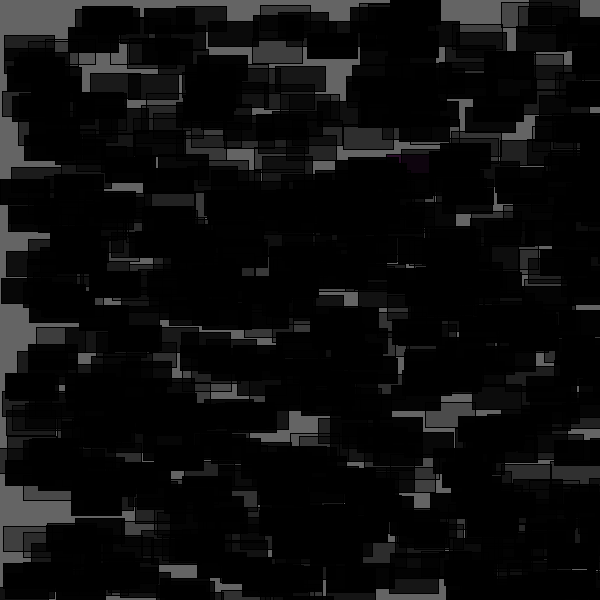
Frame 1 (no input)
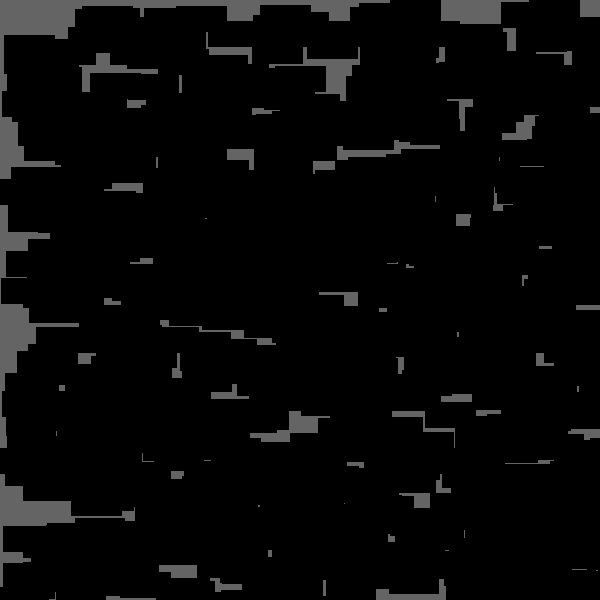
Frame 60 (the mouse pressed at the canvas centre just before this capture)
Frame 120 (the mouse held since frame 60 and released just before this capture): identical to frame 60, image omitted

The Processing sketch that drew these frames (run headless with seeded random() and noise(); from frame 60 on, the mouse is pressed at the canvas centre):

// Processing sketch: processing_40013
// ── processing_40013.pde

int numCircle = 800;
Circle[] circles = new Circle[numCircle];
  
void setup()
{
  size(600,600);
  frameRate(50);
  for(int i=0; i<numCircle; i++) {
    circles[i] = new Circle(random(width), random(height), random(5, 10)*5);
  }
  for(int a=1; a<numCircle;a++) {
    circles[a] = new Circle(random(width), random(height), random(10, 5)*5);
  }
   

  background(100);
    
 fill(247,70,random(255));
   
}
  
  
void draw()
 
{
  for(int i=0; i<numCircle; i++) {
      circles[i].update(); 
  }
  for(int a=0; a<numCircle; a++) {
      circles[a].update(); 
  }
}
  
class Circle {
    float x, y, r;
          Circle( float xp, float yp, float rp) {
          x = xp; y = yp; r = rp;
  }
   
  void update() {
  /*
  rect is connect in circle.
  */
    rect(x-1,y-1,r-y/width,r/2);
   
  fill(mouseX,random(255));
  }
}
